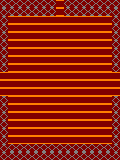

Rendered tile map (Tiled .tmx) drawn with the repository's tilesets; below, a short description and the full map source, tile grids included:
An orthogonal 15x20 tile map with 8x8 px tiles, 1 tile layer (Capa de Patrones 1).

<map version="1.0" tiledversion="2018.06.01" orientation="orthogonal" renderorder="right-down" width="15" height="20" tilewidth="8" tileheight="8" infinite="0" nextlayerid="2" nextobjectid="1">
 <tileset firstgid="1" name="tiles" tilewidth="8" tileheight="8" tilecount="45" columns="9">
  <image source="../../tiles.png" width="72" height="40" />
 </tileset>
 <layer id="1" name="Capa de Patrones 1" width="15" height="20">
  <data encoding="csv">
31,31,31,31,31,31,31,1,31,31,31,31,31,31,31,
32,31,31,31,31,31,31,1,31,31,31,31,31,31,32,
32,1,1,1,1,1,1,1,1,1,1,1,1,1,32,
32,1,1,1,1,1,1,1,1,1,1,1,1,1,32,
32,1,1,1,1,1,1,1,1,1,1,1,1,1,32,
32,1,1,1,1,1,1,1,1,1,1,1,1,1,32,
32,1,1,1,1,1,1,1,1,1,1,1,1,1,32,
32,1,1,1,1,1,1,1,1,1,1,1,1,1,32,
32,1,1,1,1,1,1,1,1,1,1,1,1,1,32,
1,1,1,1,1,1,1,1,1,1,1,1,1,1,1,
1,1,1,1,1,1,1,1,1,1,1,1,1,1,1,
1,1,1,1,1,1,1,1,1,1,1,1,1,1,1,
32,1,1,1,1,1,1,1,1,1,1,1,1,1,32,
32,1,1,1,1,1,1,1,1,1,1,1,1,1,32,
32,1,1,1,1,1,1,1,1,1,1,1,1,1,32,
32,1,1,1,1,1,1,1,1,1,1,1,1,1,32,
32,1,1,1,1,1,1,1,1,1,1,1,1,1,32,
32,1,1,1,1,1,1,1,1,1,1,1,1,1,32,
32,31,31,31,31,31,31,31,31,31,31,31,31,31,32,
32,32,32,32,32,32,32,32,32,32,32,32,32,32,32
</data>
 </layer>
</map>
